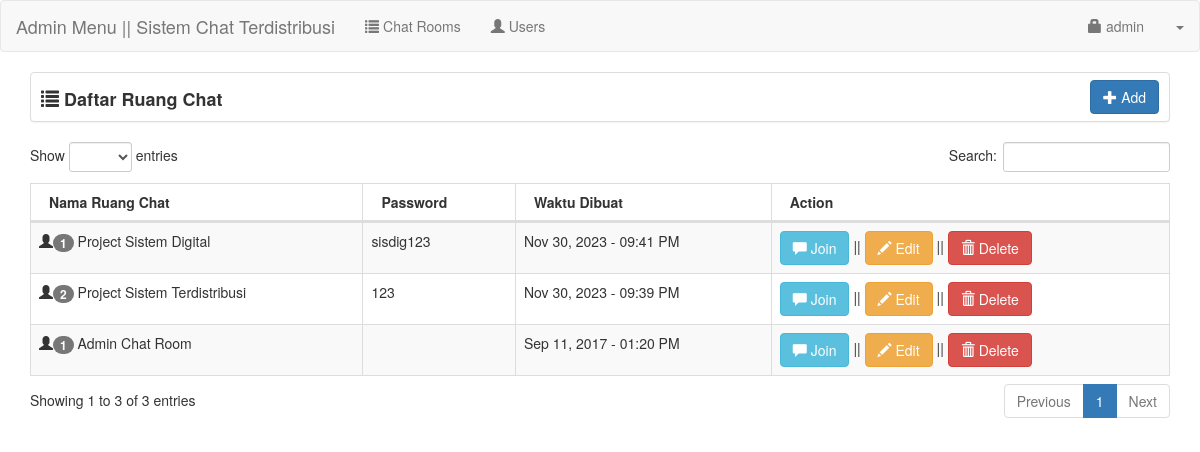
The page /admin/ (signed in) on the database its author committed.
### tables this page shows
CREATE TABLE `user` (
  `userid` int(11) NOT NULL,
  `username` varchar(30) NOT NULL,
  `password` varchar(150) NOT NULL,
  `uname` varchar(60) NOT NULL,
  `photo` varchar(200) NOT NULL,
  `access` int(1) NOT NULL
);

CREATE TABLE `chatroom` (
  `chatroomid` int(11) NOT NULL,
  `chat_name` varchar(60) NOT NULL,
  `date_created` datetime NOT NULL,
  `chat_password` varchar(30) NOT NULL,
  `userid` int(11) NOT NULL
);

### admin/session.php (called while the page is built, shortened)
<?php
	include('../conn.php');
	$sq=mysqli_query($conn,"select * from `user` where userid='".$_SESSION['id']."'");
	$srow=mysqli_fetch_array($sq);
	$user=$srow['username'];
?>

### admin/chatlist.php (the view, shortened to what this page needs)
<div class="col-lg-12">
    <div class="panel panel-default" style="height:50px;">
		<span style="font-size:18px; margin-left:10px; position:relative; top:13px;"><strong><span class="glyphicon glyphicon-list"></span> Daftar Ruang Chat</strong></span>
		<div class="pull-right" style="margin-right:10px; margin-top:7px;">
			<a href="#add_chatroom" data-toggle="modal" class="btn btn-primary"><span class="glyphicon glyphicon-plus"></span> Add</a>
		</div>
	</div>
	<table width="100%" class="table table-striped table-bordered table-hover" id="chatRoom">
        <thead>
            <tr>
                <th>Nama Ruang Chat</th>
                <th>Password</th>
				<th>Waktu Dibuat</th>
				<th>Action</th>
			</tr>
		</thead>
		<tbody>
		<?php
			$query=mysqli_query($conn,"select * from chatroom order by date_created desc");
			while($row=mysqli_fetch_array($query)){
				$num=mysqli_query($conn,"select * from chat_member where chatroomid='".$row['chatroomid']."'");
			?>
			<tr>
				<td><span class="glyphicon glyphicon-user"></span><span class="badge"><?php echo mysqli_num_rows($num); ?></span> <?php echo $row['chat_name']; ?></td>
				<td><input type="hidden" id="pass<?php echo $row['chatroomid']; ?>" value="<?php echo $row['chat_password']; ?>"><?php echo $row['chat_password']; ?></td>
				<td><?php echo date('M d, Y - h:i A', strtotime($row['date_created'])); ?></td>
				<td><a href="chatroom.php?id=<?php echo $row['chatroomid']; ?>" class="btn btn-info"><span class="glyphicon glyphicon-comment"></span> Join</a> ||
					<button class="btn btn-warning edit" value="<?php echo $row['chatroomid']; ?>"><span class="glyphicon glyphicon-pencil"></span> Edit</button> ||
					<button class="btn btn-danger delete" value="<?php echo $row['chatroomid']; ?>"><span class="glyphicon glyphicon-trash"></span> Delete</button>
				</td>
			</tr>
			<?php
			}
		?>
        </tbody>
    </table>
</div>

### admin/header.php (shortened to what this page needs)
<!DOCTYPE html>
<html>
<head>
	<link rel="stylesheet" href="https://maxcdn.bootstrapcdn.com/bootstrap/3.3.6/css/bootstrap.min.css" />
	<link href="../css/dataTables.bootstrap.css" rel="stylesheet">
	<link href="../css/dataTables.responsive.css" rel="stylesheet">
</head>

### admin/index.php (shortened to what this page needs)
<?php include('session.php'); ?>
<?php include('header.php'); ?>
<!DOCTYPE html>
<html lang="en">
<head>
</head>
<body>
	<?php include('navbar.php'); ?>
	<div class="container">
		<div class="row">
			<?php include('chatlist.php'); ?>
		</div>
	</div>
</body>
</html>

### admin/navbar.php (shortened to what this page needs)
<nav class="navbar navbar-default">
    <div class="container-fluid">
		<div class="navbar-header">
			<a class="navbar-brand" href="#">Admin Menu || Sistem Chat Terdistribusi</a>
		</div>
		<ul class="nav navbar-nav">
			<li><a href="index.php"><span class="glyphicon glyphicon-list"></span> Chat Rooms</a></li>
			<li><a href="user.php"><span class="glyphicon glyphicon-user"></span> Users</a></li>
		</ul>
		<ul class="nav navbar-nav navbar-right">
			<li><a href="#account" data-toggle="modal"><span class="glyphicon glyphicon-lock"></span> <?php echo $user; ?></a></li>
			<li class="dropdown">
				<a class="dropdown-toggle" data-toggle="dropdown" href="#"><span class="caret"></span></a>
			</li>
		</ul>
    </div>
</nav>

### rows shown on the page
user: username "admin"
chatroom: mysqli_num_rows($num) "1", chat_name "Project Sistem Digital", chat_password "sisdig123", date_created "Nov 30, 2023 - 09:41 PM", $row['chatroomid'] 6 (drawn)
chatroom: mysqli_num_rows($num) "2", chat_name "Project Sistem Terdistribusi", chat_password "123", date_created "Nov 30, 2023 - 09:39 PM", $row['chatroomid'] 5 (drawn)
chatroom: mysqli_num_rows($num) "1", chat_name "Admin Chat Room", date_created "Sep 11, 2017 - 01:20 PM", $row['chatroomid'] 2 (drawn)
